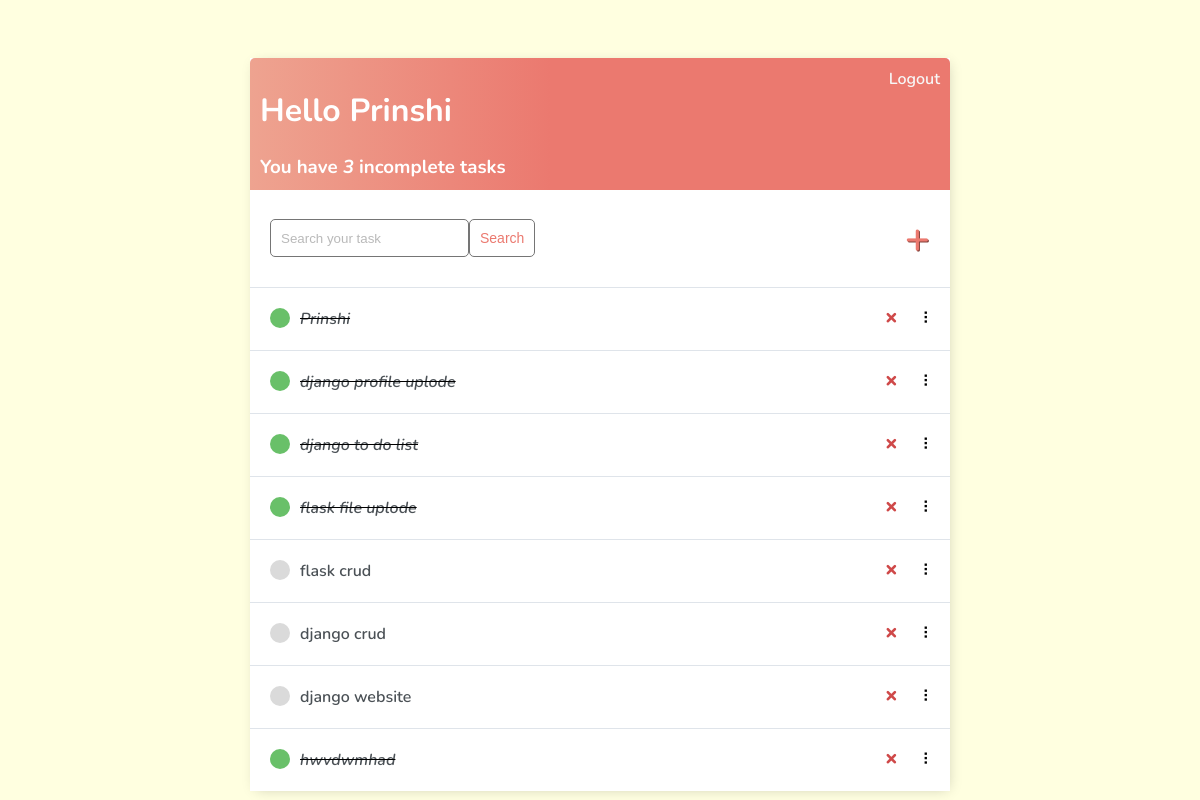
Screenshot of / (signed in) with the database file from the repository.
### base/models.py (models this page shows)
class Task(models.Model):
    user = models.ForeignKey(
        User, on_delete=models.CASCADE, null=True, blank=True)
    title = models.CharField(max_length=200)
    description = models.TextField(null=True, blank=True)
    complete = models.BooleanField(default=False)
    created = models.DateTimeField(auto_now_add=True)
    def __str__(self):
        return self.title
    class Meta:
        order_with_respect_to = 'user'

### base/views.py (the view)
# urls.py: path('', TaskList.as_view(), name='tasks'),
class TaskList(LoginRequiredMixin, ListView):
    model = Task
    context_object_name = 'tasks'
    def get_context_data(self, **kwargs):
        context = super().get_context_data(**kwargs)
        context['tasks'] = context['tasks'].filter(user=self.request.user)
        context['count'] = context['tasks'].filter(complete=False).count()
        search_input = self.request.GET.get('search-area') or ''
        if search_input:
            context['tasks'] = context['tasks'].filter(
                title__contains=search_input)
        context['search_input'] = search_input
        return context

### base/templates/base/task_list.html (shortened to what this page needs)
{% extends 'base/main.html' %} {% block content %}
<div class="header-bar">
    <div>
        <h1>Hello {{request.user|title}}</h1>
        <h3 style="margin:0">You have <i>{{count}}</i> incomplete task{{ count|pluralize:"s" }}</h3>
    </div>
    {% if request.user.is_authenticated %}
    <a href="{% url 'logout' %}">Logout</a> {% else %}
    <a href="{% url 'login' %}">Login</a> {% endif %}
</div>
<div id="search-add-wrapper">
    <form method="GET" style="display: flex;">
        <input type='text' name='search-area' placeholder="Search your task" value="{{search_input}}">
        <input class="button" type="submit" value='Search'>
    </form>
    {% if tasks|length > 0 %}
    <a id="add-link" href="{% url 'task-create' %}">&#x2b;</a>
    {% endif %}
</div>
<div id="tasklist" class="task-items-wrapper">
    {% for task in tasks %}
    <div class="task-wrapper" data-position="{{task.pk}}">
        <div class="task-title">
            {% if task.complete %}
            <div class="task-complete-icon"></div>
            <i><s><a href="{% url 'task-update' task.id %}">{{task}}</a></s></i> {% else %}
            <div class="task-incomplete-icon"></div>
            <a href="{% url 'task-update' task.id %}">{{task}}</a> {% endif %}
        </div>
        <div class="task-controls">
            <a class="delete-link" href="{% url 'task-delete' task.id %}">&#215;</a>
            <span class="handle">&nbsp;&#10247;</span>
        </div>
    </div>
    {% empty %}
    <div style="text-align: center; padding-bottom: 10px; line-height: 1em;">
        <h3>No new tasks are created.</h3>
        <h3>Create a <a style="text-decoration: none; color: #e53935;" href="{% url 'task-create' %}">New task</a> ! </h3>
    </div>
    {% endfor %}
</div>
{% endblock content %}

### base/templates/base/main.html (shortened to what this page needs)
<!DOCTYPE html>
<html lang="en">
<head>
</head>
<body>
    <div class="container">
        {% block content %} {% endblock content %}
    </div>
</body>
</html>

### base/templates/base/main.html (style rules this page uses)
body { background-color: lightyellow; font-family: 'Nunito', sans-serif; padding-top: 50px; }
h1, h2, h3, h4, h5, h6, { font-family: 'Raleway', sans-serif; color:green; }
a, p { color: #4b5156 }
a { font-weight: 600; }
.container { max-width: 700px; margin: auto; background-color: #fff; -webkit-box-shadow: 2px 2px 13px -4px rgba(0, 0, 0, 0.21); box-shadow: 2px 2px 13px -4px rgba(0, 4, 0, 0.21); }
input { outline: none; border: 2px; }
.header-bar { display: flex; justify-content: space-between; color: #fff; padding: 10px; border-radius: 5px 5px 0 0; background: linear-gradient(90deg, #EEA390 0%, #EB796F 43%, #EB796F 100%); }
.header-bar a { color: rgb(247, 247, 247); text-decoration: none; }
.task-wrapper { display: flex; align-items: center; justify-content: space-between; background-color: #fff; border-top: 1px solid #dfe4ea; overflow: hidden; }
.task-title { display: flex; padding: 20px; }
.task-title a { text-decoration: none; color: #4b5156; margin-left: 10px; }
.task-complete-icon { height: 20px; width: 20px; background-color: rgb(105, 192, 105); border-radius: 50%; }
.task-incomplete-icon { height: 20px; width: 20px; background-color: rgb(218, 218, 218); border-radius: 50%; }
.delete-link { text-decoration: none; font-weight: 900; color: #cf4949; font-size: 22px; line-height: 0; padding: 20px 0px; }
.handle { display: inline-block; padding: 20px 16px; cursor: grab; user-select: none; }
.handle:after, .handle:before { display: block; content: ""; }
#add-link { color: #EB796F; text-decoration: none; font-size: 42px; text-shadow: 1px 1px #81413b; }
#search-add-wrapper { display: flex; justify-content: space-between; align-items: center; padding: 20px; }
input[type=text], input[type=password], textarea { border: 1px solid #757575; border-radius: 5px; padding: 10px; width: 90%; }
::placeholder { font-weight: 300; opacity: 0.5; }
.button { border: 1px solid #757575; background-color: #FFF; color: #EB796F; padding: 10px; font-size: 14px; border-radius: 5px; cursor: pointer; text-decoration: none; }

### rows the page displays
Task: title "Prinshi"
Task: title "django profile uplode"
Task: title "django to do list"
Task: title "flask file uplode"
Task: title "flask crud"
Task: title "django crud"
Task: title "django website"
Task: title "hwvdwmhad"

### other values shown
{{ request.user|title }} "Prinshi"
{{ count }} "3"
